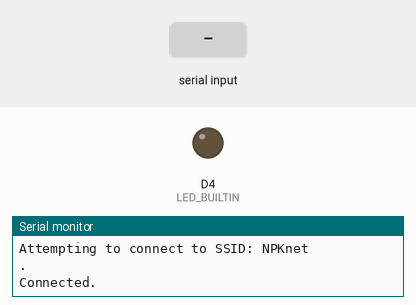
The sketch below on a simulated ESP8266 (Wemos D1 mini). On the bench: output pins drawn as LEDs (lit = HIGH, except the on-board LED, lit = LOW), the last lines printed to the serial monitor. The inputs (shaded band) are chosen by the test bench. WiFi joins after 1.5 s; servers stay silent unless stated.

Above: at 5.8 s.
5.9 s: "#" received over the second serial link
At 6.4 s:
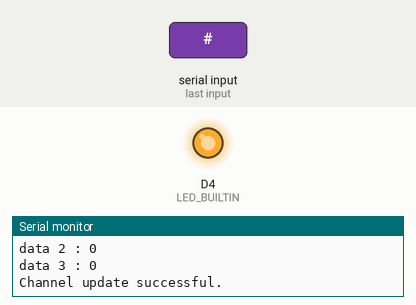
7.4 s: "," received over the second serial link
8.9 s: "90,45,200\n" received over the second serial link
Timing chart, 0 to 11.9 s (numbered marks = the images above; inputs shaded):
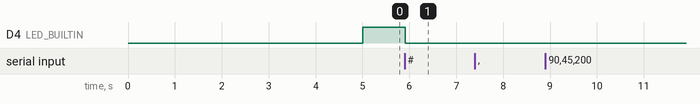

The sketch:

espthinkspeakv3.ino
```cpp
#include <ESP8266WiFi.h>
#include "secrets.h"
#include "ThingSpeak.h" // always include thingspeak header file after other header files and custom macros

char ssid[] = SECRET_SSID;   // your network SSID (name)
char pass[] = SECRET_PASS;   // your network password
int keyIndex = 0;            // your network key Index number (needed only for WEP)
WiFiClient  client;

unsigned long myChannelNumber = SECRET_CH_ID;
const char * myWriteAPIKey = SECRET_WRITE_APIKEY;

#include <Wire.h>
#include <SoftwareSerial.h>
SoftwareSerial Serialsoft (D8, D7);
String data;
char c;
int i;
int j=0;
String dataIn;
String dt[10];
String myStatus = "";

unsigned long interval=10000; // the time we need to wait
unsigned long previousMillis=0; // millis() returns an unsigned long.


void setup() {
   pinMode(LED_BUILTIN, OUTPUT);

  Serial.begin(9600);
  Serialsoft.begin(9600); // Initialize serial
  while (!Serial) {
    ; // wait for serial port to connect. Needed for Leonardo native USB port only
  }


  WiFi.mode(WIFI_STA);
  ThingSpeak.begin(client);  // Initialize ThingSpeak
}

void loop() {

  // Connect or reconnect to WiFi
  if(WiFi.status() != WL_CONNECTED){
    Serial.print("Attempting to connect to SSID: ");
    Serial.println(SECRET_SSID);
    while(WiFi.status() != WL_CONNECTED){
      WiFi.begin(ssid, pass);  // Connect to WPA/WPA2 network. Change this line if using open or WEP network
      Serial.print(".");
      digitalWrite(LED_BUILTIN, LOW);
      delay(5000);
    }
    Serial.println("\nConnected.");
    digitalWrite(LED_BUILTIN, HIGH);
  }
boolean parsing=false;
unsigned long currentMillis = millis(); // grab current time
while (Serialsoft.available()>0)
             {
           delay(10);
           char inChar = (char)Serialsoft.read();
           dataIn += inChar;
           Serial.println ("data masuk: ");
           Serial.println (dataIn);
           parsing = true;
           digitalWrite(LED_BUILTIN, LOW);
            }
            if(parsing){
            dataIn="";
            Serial.println ("parsing");
            int j=0;
            dt[j]="";
              for(i=1;i<dataIn.length();i++)
              {
                     if ((dataIn[i] == '#') || (dataIn[i] == ','))
                     {
                           j++;
                          dt[j]=""; //inisialisasi variabel array dt[j]
                     }
                     else
                     {
                          dt[j] = dt[j] + dataIn[i];
                     }
              }
              Serial.print ("parsing selesai");
              Serial.println (dataIn);
              Serial.print("data 1 : ");
              Serial.println(dt[0].toInt());
              Serial.print("data 2 : ");
              Serial.println(dt[1].toInt());
              Serial.print("data 3 : ");
              Serial.println(dt[2].toInt());
              Serial.print("\n\n");
              parsing=false;
                ThingSpeak.setField(1, dt[0]);
                ThingSpeak.setField(2, dt[1]);
                ThingSpeak.setField(3, dt[2]);

                // set the status
                ThingSpeak.setStatus(myStatus);

                // write to the ThingSpeak channel
                int x = ThingSpeak.writeFields(myChannelNumber, myWriteAPIKey);
                if(x == 200){
                  Serial.println("Channel update successful.");
                }
                else{
                  Serial.println("Problem updating channel. HTTP error code " + String(x));
                }

                            }


}
```

secrets.h
```cpp
// Use this file to store all of the private credentials
// and connection details

#define SECRET_SSID "NPKnet"		// replace MySSID with your WiFi network name
#define SECRET_PASS "00000000"	// replace MyPassword with your WiFi password

#define SECRET_CH_ID 2091079			// replace 0000000 with your channel number
#define SECRET_WRITE_APIKEY "7U3378IEU8CZ2QPI"   // replace XYZ with your channel write API Key
```

Measured:
- after the input at 5.9 s, D4 (LED_BUILTIN): HIGH → LOW at once
